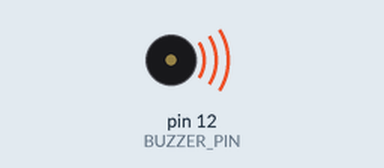
Recording of a sketch running on a simulated Arduino Uno, built with avr-gcc and run on an emulated ATmega328P. Parts: buzzer (waves = sounding).

Above: at 1.0 s.
At 4.3 s:
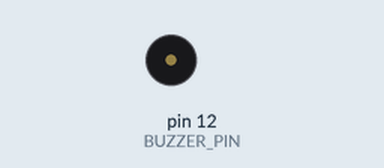
Timing chart, 0 to 5.5 s (numbered marks = the images above):
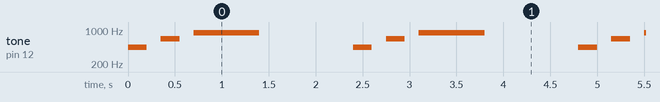

Measured:
- by itself, tone on pin 12 (BUZZER_PIN): repeats every 2.4 s: silent 0.15 s, 660 Hz 0.20 s, silent 0.15 s, 880 Hz 0.70 s, silent 1.0 s, 440 Hz 0.20 s

The sketch:

Challenge04_Rhythm.ino
```cpp
// Complete example solution for Lesson06, challenge 04.
const int BUZZER_PIN = 12;
void setup() {
}
void loop() {
  tone(BUZZER_PIN, 440);
  delay(200);
  noTone(BUZZER_PIN);
  delay(150);
  tone(BUZZER_PIN, 660);
  delay(200);
  noTone(BUZZER_PIN);
  delay(150);
  tone(BUZZER_PIN, 880);
  delay(700);
  noTone(BUZZER_PIN);
  delay(1000);
}
```
